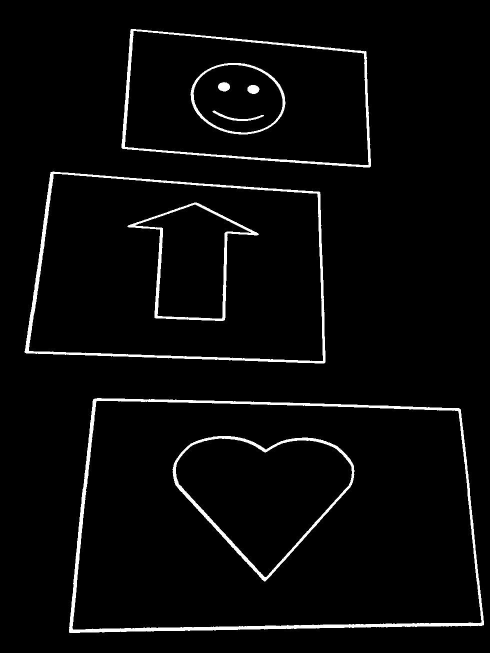
#> input picture test.png, 979 x 1306 px, found by its file name (shown at 1/2 size)
$ jupyter execute --allow-errors gpu.ipynb
#> lines starting #> are read from the running program, lines starting #| are printed output that depends on the picture
<a href="https://colab.research.google.com/github/rohan604037/HPC_Orange/blob/main/gpu.ipynb" target="_parent"></a>

[cell 1]
import numpy as np
import cv2
import matplotlib.pyplot as plt
from numba import cuda
import math
import time

[cell 2]
SOBEL_X = np.array([[-1,0,1],
                    [-2,0,2],
                    [-1,0,1]], dtype=np.float32)
SOBEL_Y = np.array([[-1,-2,-1],
                    [0,0,0],
                    [1,2,1]], dtype=np.float32)

[cell 3]
@cuda.jit
def sobel_cuda(img, output):
    x, y = cuda.grid(2)
    if x >= 1 and y >= 1 and x < img.shape[0]-1 and y < img.shape[1]-1:
        gx = 0.0
        gy = 0.0
        for i in range(-1,2):
            for j in range(-1,2):
                pixel = img[x+i, y+j]
                gx += pixel * SOBEL_X[i+1,j+1]
                gy += pixel * SOBEL_Y[i+1,j+1]
        output[x,y] = math.sqrt(gx*gx + gy*gy)

[cell 4]
img = cv2.imread('/content/test.png', cv2.IMREAD_GRAYSCALE)
#> img is the input picture: shape (1306, 979); min 0, max 255, mean 9.1
img = cv2.resize(img, (1024,1024))
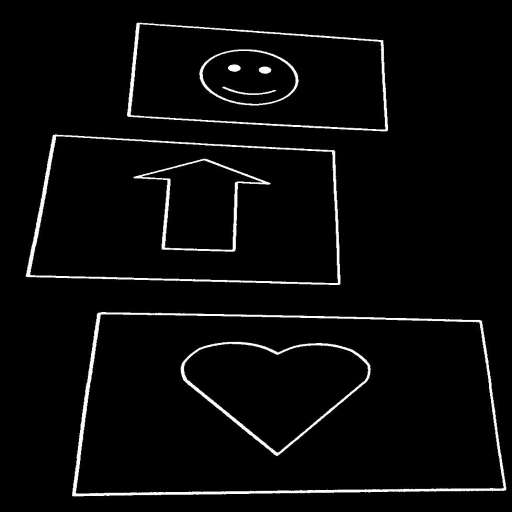
#> img: shape (1024, 1024) (shown at 1/2 size); min 0, max 255, mean 9.1
img = img.astype(np.float32)

[cell 5]
def sobel_cpu(img):
    h, w = img.shape
#> h = 1024; w = 1024
    output = np.zeros_like(img)
    for x in range(1,h-1):
        for y in range(1,w-1):
            gx = 0
            gy = 0
            for i in range(-1,2):
                for j in range(-1,2):
                    pixel = img[x+i,y+j]
                    gx += pixel * SOBEL_X[i+1,j+1]
                    gy += pixel * SOBEL_Y[i+1,j+1]
            output[x,y] = math.sqrt(gx*gx + gy*gy)
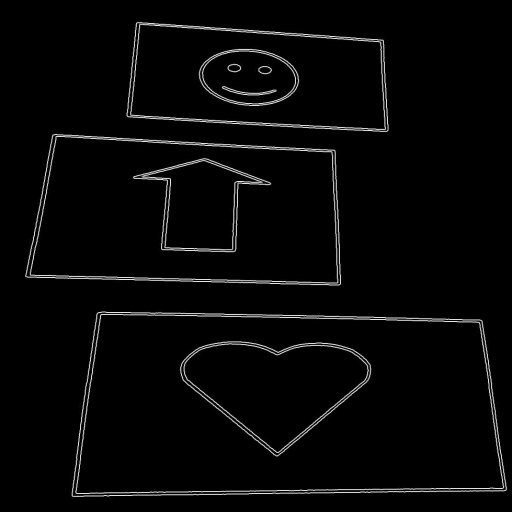
#> output: shape (1024, 1024) float32 (shown at 1/2 size); min 0, max 1130.6, mean 30.8; drawn with min black and max white
    return output
